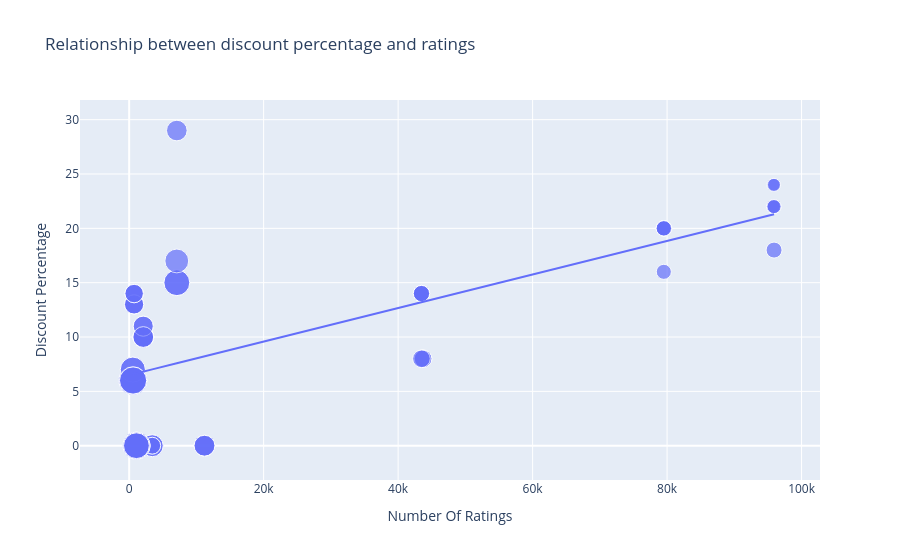

The code cell stored with this chart in its notebook:
### Code cell
figure=px.scatter(data_frame=data,x="Number Of Ratings",y="Discount Percentage",size="Sale Price",title="Relationship between discount percentage and ratings",trendline="ols")
figure.show()

### Figure 1 — Plotly figure (JSON) as saved in the notebook; plotly's stock layout.template omitted (floating-point values rounded to 4 significant figures)
{"data": [{"hovertemplate": "Number Of Ratings=%{x}<br>Discount Percentage=%{y}<br>Sale Price=%{marker.size}<extra></extra>", "legendgroup": "", "marker": {"color": "#636efa", "size": [49900, 84900, 84900, 77000, 77000, 49900, 49900, 77000, 89900, 41999, 39999, 41999, 41999, 41999, 131900, 117100, 131900, 117100, 74999, 117900, 117100, 117900, 99900, 44999, 140900, 130900, 64900, 120900, 59900, 75900, 110900, 130900, 120900, 64900, 64900, 75900, 75900, 120900, 59900, 120900, 75900, 140900, 70900, 70900, 75900, 59900, 110900, 120900, 130900, 130900, 54999, 54999, 29999, 34999, 34999, 34999, 54999, 29999, 46999, 46999, 46999, 46999], "sizemode": "area", "sizeref": 352.2, "symbol": "circle"}, "mode": "markers", "name": "", "orientation": "v", "showlegend": false, "type": "scatter", "x": [3431, 3431, 3431, 11202, 11202, 3431, 3431, 11202, 1454, 79512, 79512, 79582, 79512, 79512, 1078, 1078, 1078, 1078, 7088, 7088, 1078, 7088, 7081, 95909, 542, 580, 740, 545, 740, 2101, 545, 580, 580, 730, 730, 2101, 2101, 580, 740, 580, 2092, 545, 2101, 2092, 2101, 740, 545, 580, 580, 580, 43707, 43707, 95807, 95909, 95807, 95909, 43470, 95909, 43470, 43470, 43470, 43470], "xaxis": "x", "y": [0, 0, 0, 0, 0, 0, 0, 0, 0, 20, 16, 20, 20, 20, 0, 0, 0, 0, 29, 15, 0, 15, 17, 18, 6, 6, 13, 6, 14, 10, 7, 6, 6, 13, 13, 10, 10, 6, 14, 6, 10, 6, 11, 11, 10, 14, 7, 6, 6, 6, 8, 8, 24, 22, 22, 22, 8, 24, 14, 14, 14, 14], "yaxis": "y"}, {"hovertemplate": "<b>OLS trendline</b><br>Discount Percentage = 0.000154292 * Number Of Ratings + 6.49233<br>R<sup>2</sup>=0.468988<br><br>Number Of Ratings=%{x}<br>Discount Percentage=%{y} <b>(trend)</b><extra></extra>", "legendgroup": "", "marker": {"color": "#636efa", "symbol": "circle"}, "mode": "lines", "name": "", "showlegend": false, "type": "scatter", "x": [542, 545, 545, 545, 545, 580, 580, 580, 580, 580, 580, 580, 580, 730, 730, 740, 740, 740, 740, 1078, 1078, 1078, 1078, 1078, 1454, 2092, 2092, 2101, 2101, 2101, 2101, 2101, 3431, 3431, 3431, 3431, 3431, 7081, 7088, 7088, 7088, 11202, 11202, 11202, 43470, 43470, 43470, 43470, 43470, 43707, 43707, 79512, 79512, 79512, 79512, 79582, 95807, 95807, 95909, 95909, 95909, 95909], "xaxis": "x", "y": [6.576, 6.576, 6.576, 6.576, 6.576, 6.582, 6.582, 6.582, 6.582, 6.582, 6.582, 6.582, 6.582, 6.605, 6.605, 6.607, 6.607, 6.607, 6.607, 6.659, 6.659, 6.659, 6.659, 6.659, 6.717, 6.815, 6.815, 6.816, 6.816, 6.816, 6.816, 6.816, 7.022, 7.022, 7.022, 7.022, 7.022, 7.585, 7.586, 7.586, 7.586, 8.221, 8.221, 8.221, 13.2, 13.2, 13.2, 13.2, 13.2, 13.24, 13.24, 18.76, 18.76, 18.76, 18.76, 18.77, 21.27, 21.27, 21.29, 21.29, 21.29, 21.29], "yaxis": "y"}], "layout": {"legend": {"itemsizing": "constant", "tracegroupgap": 0}, "title": {"text": "Relationship between discount percentage and ratings"}, "xaxis": {"anchor": "y", "domain": [0, 1], "title": {"text": "Number Of Ratings"}}, "yaxis": {"anchor": "x", "domain": [0, 1], "title": {"text": "Discount Percentage"}}}}
